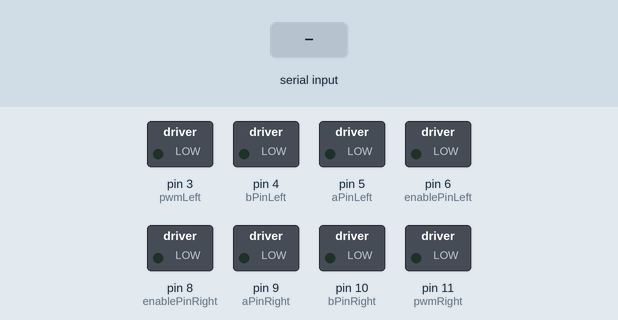
Simulated run of this sketch. Board: Arduino Uno, built with avr-gcc and run on an emulated ATmega328P. Shown: switched loads named in the sketch (green lamp = pin HIGH). The test bench sets the inputs (shaded band).

Above: at 1.2 s.
1.3 s: byte 1 (1) received over Serial
At 2.5 s:
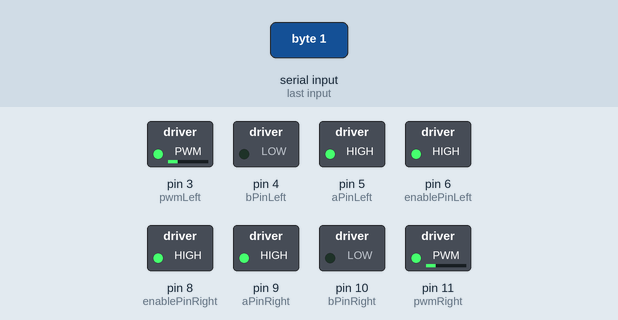
2.8 s: "1" received over Serial
At 3.7 s:
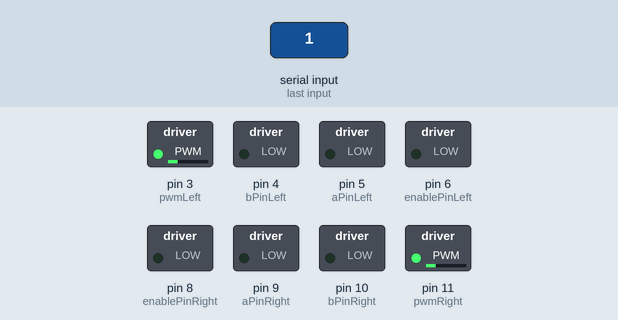
4.3 s: byte 2 (2) received over Serial
At 4.8 s:
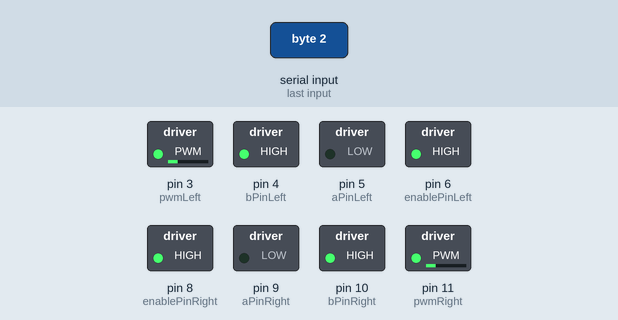
5.8 s: byte 3 (3) received over Serial
At 7.0 s:
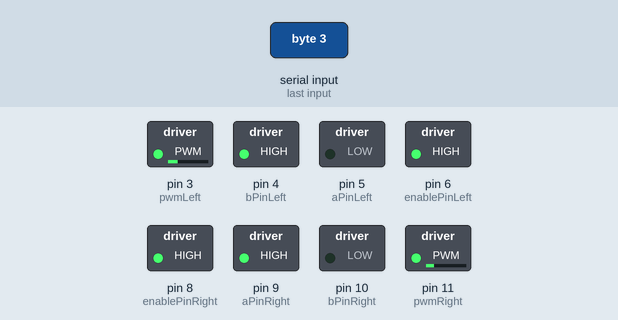
7.3 s: byte 4 (4) received over Serial
At 8.3 s:
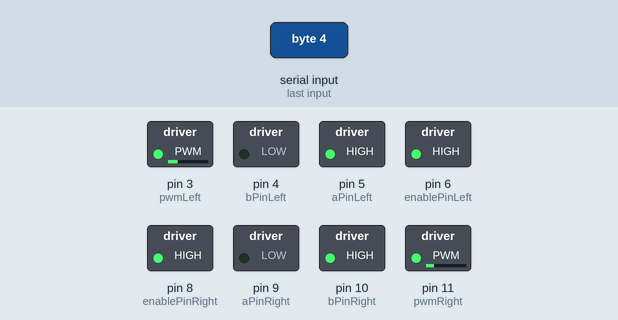
8.8 s: "0" received over Serial
At 9.4 s:
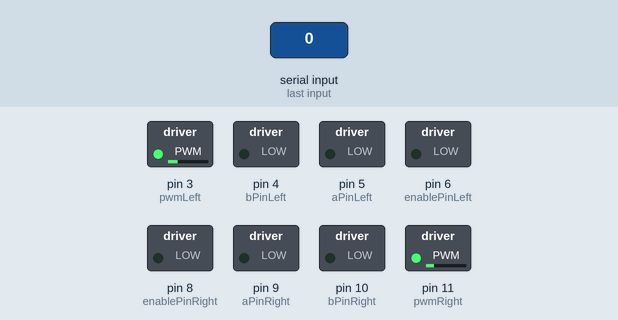
Timing chart, 0 to 11.3 s (numbered marks = the images above; inputs shaded):
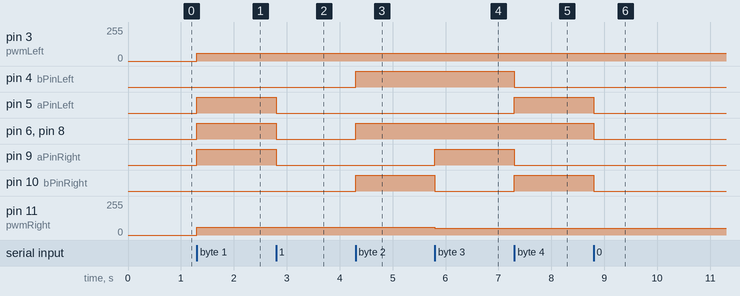

The sketch:

SparkyRobotArduino.ino
```cpp
/*
  This code was created by Joubel Boco, Katrina Gramzinski, and Marquel Hendricks in Fall 2018 for use on Sparky Robot (UMD ENEE408I).

  This code controls the two motors on the chassis, takes input from the Jetson TX2, and takes input from the three ping sensors.

*/

// setting pin numers for all of the necessary Arduino pins
const int pingLeft = 2;
const int pingMiddle = 7;
const int pingRight = 13;
int incomingByte = 0;
const int enablePinLeft = 6;
const int aPinLeft = 5;
const int bPinLeft = 4;
const int pwmLeft = 3;
const int wheel_speed = 60;

const int enablePinRight = 8;
const int aPinRight = 9;
const int bPinRight = 10;
const int pwmRight = 11;
int output[3];
int buf = 0 ;

void setup() {
  // initialize serial communication with Jetson:
  Serial.begin(9600);
  pinMode(aPinLeft, OUTPUT);
  pinMode(bPinLeft, OUTPUT);
  pinMode(pwmLeft, OUTPUT);
  pinMode(enablePinLeft, OUTPUT);

  pinMode(aPinRight, OUTPUT);
  pinMode(bPinRight, OUTPUT);
  pinMode(pwmRight, OUTPUT);
  pinMode(enablePinRight, OUTPUT);

}

// This loop constantly checks the input from the Jetson
void loop() {
  incomingByte = Serial.read();
  if ( buf !=  incomingByte && incomingByte !=-1 ) {
    buf = incomingByte;
//  Serial.println(incomingByte);
    if (incomingByte==1)
      left(wheel_speed);
    else if (incomingByte==2)
      right(wheel_speed);
    else if (incomingByte==3)
      forward(wheel_speed);
    else if (incomingByte==4)
      backward(wheel_speed);
    else if (incomingByte==5)
      roam();
    else
      halt();
   }
}

// This is the only loop which takes input from the ping sensors. The application is "wandering" with obstacle avoidance.
void roam(){
  // Checks if the incoming byte from the Jetson is telling it to stop.
  while (incomingByte!=0) {
    checkPingSensors();
    // Checks if anything is closeby. output[0] is left ping, output[1] is middle ping, and output[2] is right ping.
    if (output[0] < 30 || output[1] < 30 || output[2] < 30) {
      // if anything is VERY close to left or right, immediately turn the other way.
      // Assumes we're not navigating down a very small hallway
      // Uses wheel_speed-20 because the default speed was scarily fast for wandering.
      if (output[0] < 10)
        right(wheel_speed-5);
      else if (output[2] < 10)
        left(wheel_speed-5);
      // otherwise, if there's a large distance ahead, move forward.
      else if (output[1] > 30) {
        forward(wheel_speed-5);
      }
      // otherwise, if there's more space to the left, turn left
      else if (output[0] > output[2]) {
        left(wheel_speed-5);
      }
      // otherwise, turn right.
      else {
        right(wheel_speed-5);
      }
    }
    // if nothing closeby, move forward
    else
      forward(wheel_speed-5);
    delay(1);
    // read the next incoming byte
    incomingByte = Serial.read();
    // update the byte if necessary. Doesn't resave if there's no change to save computation time
    if ( buf !=  incomingByte && incomingByte !=-1 ) {
      buf = incomingByte;
      if (incomingByte == 0)
        halt();
        break;
    }
  }
  return;
}

void checkPingSensors(){
  long durationMiddle, durationLeft, durationRight, inchesMiddle, inchesRight, inchesLeft, cmMiddle, cmLeft, cmRight;

  // The PING))) is triggered by a HIGH pulse of 2 or more microseconds.
  // Give a short LOW pulse beforehand to ensure a clean HIGH pulse:
  pinMode(pingLeft, OUTPUT);
  digitalWrite(pingLeft, LOW);
  delayMicroseconds(2);
  digitalWrite(pingLeft, HIGH);
  delayMicroseconds(5);
  digitalWrite(pingLeft, LOW);

  // The same pin is used to read the signal from the PING))): a HIGH pulse
  // whose duration is the time (in microseconds) from the sending of the ping
  // to the reception of its echo off of an object.
  pinMode(pingLeft, INPUT);
  durationLeft = pulseIn(pingLeft, HIGH);

  // convert the time into a distance
  cmLeft = microsecondsToCentimeters(durationLeft);

  // save distance in cm to output
  output[0] = cmLeft;

  pinMode(pingMiddle, OUTPUT);
  digitalWrite(pingMiddle, LOW);
  delayMicroseconds(2);
  digitalWrite(pingMiddle, HIGH);
  delayMicroseconds(5);
  digitalWrite(pingMiddle, LOW);

  pinMode(pingMiddle, INPUT);
  durationMiddle = pulseIn(pingMiddle, HIGH);

  cmMiddle = microsecondsToCentimeters(durationMiddle);

  // save distance in cm to output
  output[1] = cmMiddle;

  pinMode(pingRight, OUTPUT);
  digitalWrite(pingRight, LOW);
  delayMicroseconds(2);
  digitalWrite(pingRight, HIGH);
  delayMicroseconds(5);
  digitalWrite(pingRight, LOW);

  pinMode(pingRight, INPUT);
  durationRight = pulseIn(pingRight, HIGH);

  cmRight = microsecondsToCentimeters(durationRight);

  // save distance in cm to output
  output[2] = cmRight;

  delay(100);
}


long microsecondsToInches(long microseconds) {
  // According to Parallax's datasheet for the PING))), there are 73.746
  // microseconds per inch (i.e. sound travels at 1130 feet per second).
  // This gives the distance travelled by the ping, outbound and return,
  // so we divide by 2 to get the distance of the obstacle.
  // See: http://www.parallax.com/dl/docs/prod/acc/28015-PING-v1.3.pdf
  return microseconds / 74 / 2;
}

long microsecondsToCentimeters(long microseconds) {
  // The speed of sound is 340 m/s or 29 microseconds per centimeter.
  // The ping travels out and back, so to find the distance of the object we
  // take half of the distance travelled.
  return microseconds / 29 / 2;
}

void left(int pwmSpeed){
  digitalWrite(aPinRight, HIGH);
  digitalWrite(bPinRight, LOW);
  digitalWrite(enablePinRight, HIGH);
  analogWrite(pwmRight, pwmSpeed);

  digitalWrite(aPinLeft, HIGH);
  digitalWrite(bPinLeft, LOW);
  digitalWrite(enablePinLeft, HIGH);
  analogWrite(pwmLeft, pwmSpeed);
}

void halt(){
  digitalWrite(aPinRight, LOW);
  digitalWrite(bPinRight, LOW);
  digitalWrite(enablePinRight, LOW);


  digitalWrite(aPinLeft, LOW);
  digitalWrite(bPinLeft, LOW);
  digitalWrite(enablePinLeft, LOW);

}

void right(int pwmSpeed){
  digitalWrite(aPinRight, LOW);
  digitalWrite(bPinRight, HIGH);
  digitalWrite(enablePinRight, HIGH);
  analogWrite(pwmRight, pwmSpeed);

  digitalWrite(aPinLeft, LOW);
  digitalWrite(bPinLeft, HIGH);
  digitalWrite(enablePinLeft, HIGH);
  analogWrite(pwmLeft, pwmSpeed);
}

void backward(int pwmSpeed){
  digitalWrite(aPinRight, LOW);
  digitalWrite(bPinRight, HIGH);
  digitalWrite(enablePinRight, HIGH);
  analogWrite(pwmRight, pwmSpeed-10);

  digitalWrite(aPinLeft, HIGH);
  digitalWrite(bPinLeft, LOW);
  digitalWrite(enablePinLeft, HIGH);
  analogWrite(pwmLeft, pwmSpeed);
}

void forward(int pwmSpeed){
  // put your main code here, to run repeatedly:
  digitalWrite(aPinRight, HIGH);
  digitalWrite(bPinRight, LOW);
  digitalWrite(enablePinRight, HIGH);
  analogWrite(pwmRight, pwmSpeed-10);

  digitalWrite(aPinLeft, LOW);
  digitalWrite(bPinLeft, HIGH);
  digitalWrite(enablePinLeft, HIGH);
  analogWrite(pwmLeft, pwmSpeed);

  delayMicroseconds(10);
  }
  int serialReadInt() {
  int ret = 0;
  for (int i = 1; i >= 0; i--) {
    while (!Serial.available()) {
    }
    ret = Serial.read();
    Serial.println(ret);
   // ret |= b << (i * 8);
  }
  return ret;
}
```

Measured:
- after the input at 1.3 s, pin 3 (pwmLeft), pin 11 (pwmRight): 0/255 → 60/255 at once; pin 5 (aPinLeft), pin 6 (enablePinLeft), pin 8 (enablePinRight), pin 9 (aPinRight): LOW → HIGH at once
- after the input at 2.8 s, pin 5 (aPinLeft), pin 6 (enablePinLeft), pin 8 (enablePinRight), pin 9 (aPinRight): HIGH → LOW at once
- after the input at 4.3 s, pin 4 (bPinLeft), pin 6 (enablePinLeft), pin 8 (enablePinRight), pin 10 (bPinRight): LOW → HIGH at once
- after the input at 5.8 s, pin 9 (aPinRight): LOW → HIGH at once; pin 10 (bPinRight): HIGH → LOW at once; pin 11 (pwmRight): 60/255 → 50/255 at once
- after the input at 7.3 s, pin 4 (bPinLeft), pin 9 (aPinRight): HIGH → LOW at once; pin 5 (aPinLeft), pin 10 (bPinRight): LOW → HIGH at once
- after the input at 8.8 s, pin 5 (aPinLeft), pin 6 (enablePinLeft), pin 8 (enablePinRight), pin 10 (bPinRight): HIGH → LOW at once
